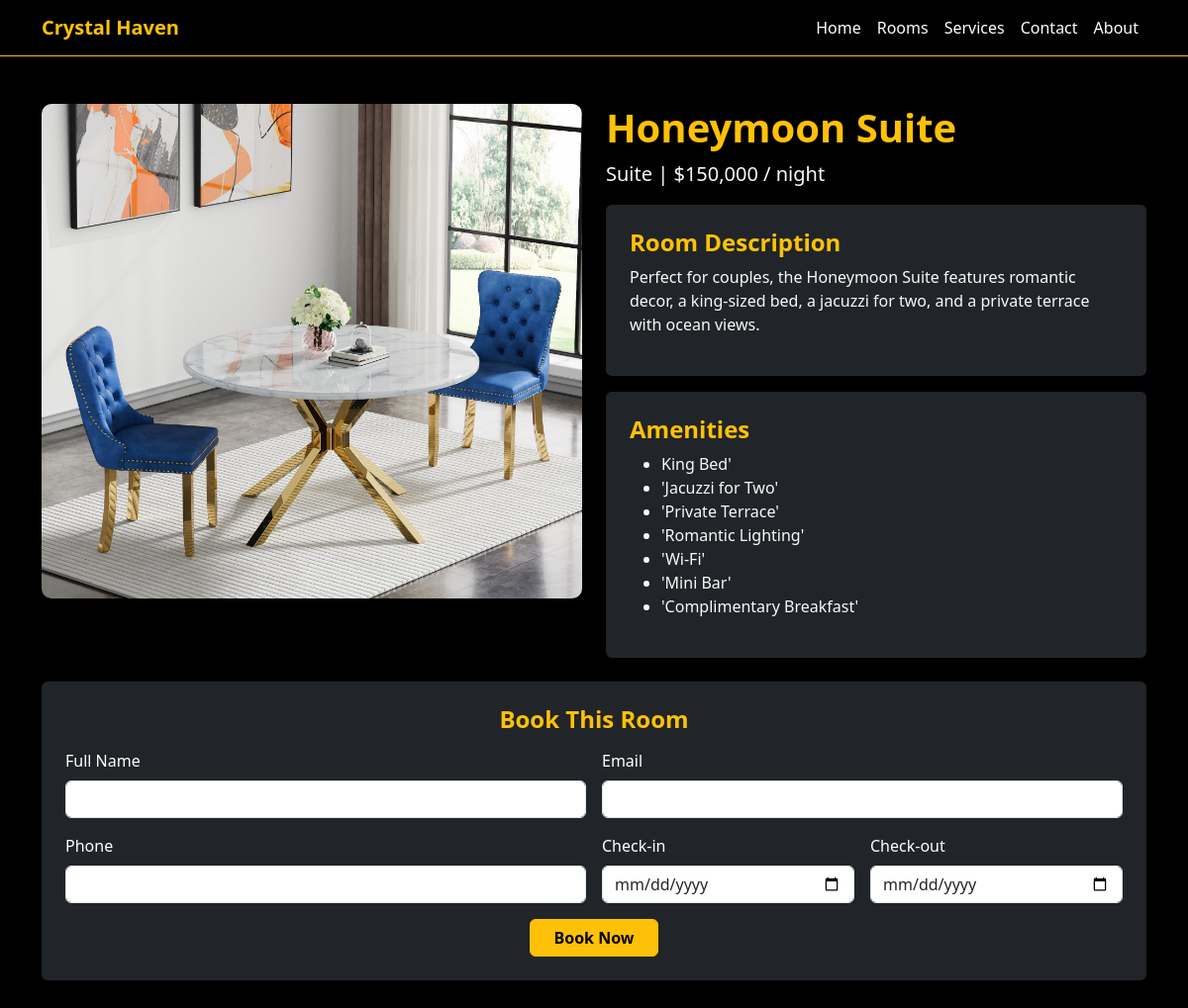
Screenshot of /room.php?id=4 with the database file from the repository.
### tables this page shows
CREATE TABLE IF NOT EXISTS `room_images` (
  `id` int NOT NULL AUTO_INCREMENT,
  `room_id` int NOT NULL,
  `image_path` varchar(255) NOT NULL,
  PRIMARY KEY (`id`),
  KEY `room_id` (`room_id`)
);

CREATE TABLE IF NOT EXISTS `rooms` (
  `id` int NOT NULL AUTO_INCREMENT,
  `room_name` varchar(500) NOT NULL,
  `room_type` varchar(100) NOT NULL,
  `description` varchar(5000) NOT NULL,
  `room_amenities` varchar(200) NOT NULL,
  `price_per_night` mediumtext NOT NULL,
  `featured_image` varchar(100) NOT NULL,
  `availabity_status` varchar(100) NOT NULL,
  `room_images` text,
  PRIMARY KEY (`id`)
);

### room.php (the view, shortened to what this page needs)
<?php
require "config/db-connect.php";
$id = isset($_GET['id']) ? $_GET['id'] : null;
if ($id) {
  $stmt = $pdo->prepare("SELECT * FROM rooms WHERE id = ?");
  $stmt->execute([$id]);
  $room = $stmt->fetch(PDO::FETCH_ASSOC);
  $stmtImages = $pdo->prepare("SELECT image_path FROM room_images WHERE room_id = ?");
  $stmtImages->execute([$id]);
  $roomImages = $stmtImages->fetchAll(PDO::FETCH_ASSOC);
}
?>
<!DOCTYPE html>
<html lang="en">
<head>
<link rel="stylesheet" href="assets/bootstrap/css/bootstrap.min.css">
</head>
<body class="bg-black text-white">
<nav class="navbar navbar-expand-lg navbar-dark bg-black border-bottom border-warning">
  <div class="container">
    <a class="navbar-brand text-warning fw-bold" href="index.php">Crystal Haven</a>
    <div class="collapse navbar-collapse" id="navbarNav">
      <ul class="navbar-nav ms-auto">
        <li class="nav-item"><a class="nav-link text-white" href="index.php">Home</a></li>
        <li class="nav-item"><a class="nav-link text-white" href="rooms.php">Rooms</a></li>
        <li class="nav-item"><a class="nav-link text-white" href="services.php">Services</a></li>
        <li class="nav-item"><a class="nav-link text-white" href="contact.php">Contact</a></li>
        <li class="nav-item"><a class="nav-link text-white" href="about.php">About</a></li>
      </ul>
    </div>
  </div>
</nav>
<div class="container py-5">
<?php if (!empty($room)) { ?>
  <div class="row mb-4">
    <div class="col-md-6 mb-4">
      <div class="slideshow-container">
        <?php
        $first = true;
        foreach ($roomImages as $index => $img) {
            $activeClass = $first ? "active" : "";
            echo '<img src="' . $img['image_path'] . '" class="slide-image ' . $activeClass . '" alt="' . $room['room_name'] . '">';
            $first = false;
        }
        ?>
      </div>
    </div>
    <div class="col-md-6">
      <h1 class="text-warning fw-bold"><?php echo $room['room_name']; ?></h1>
      <p class="lead text-light"><?php echo $room['room_type']; ?> | <?php echo $room['price_per_night']; ?> / night</p>
      <div class="bg-dark p-4 rounded shadow mb-3">
        <h4 class="text-warning fw-bold mb-2">Room Description</h4>
        <p class="text-light"><?php echo $room['description']; ?></p>
      </div>
      <div class="bg-dark p-4 rounded shadow">
        <h4 class="text-warning fw-bold mb-2">Amenities</h4>
        <ul class="text-light">
        <?php
        $amenities = explode(",", $room['room_amenities']);
        foreach ($amenities as $item) {
            echo "<li>" . trim($item) . "</li>";
        }
        ?>
        </ul>
      </div>
    </div>
  </div>
  <div class="bg-dark p-4 rounded shadow">
    <h4 class="text-warning fw-bold mb-3 text-center">Book This Room</h4>
    <form action="https://formspree.io/f/xovpzkqw" method="POST">
      <div class="row g-3">
        <div class="col-md-6">
          <label class="form-label">Full Name</label>
          <input type="text" name="fullname" class="form-control" required>
        </div>
        <div class="col-md-6">
          <label class="form-label">Email</label>
          <input type="email" name="email" class="form-control" required>
        </div>
        <div class="col-md-6">
          <label class="form-label">Phone</label>
          <input type="text" name="phone" class="form-control" required>
        </div>
        <div class="col-md-3">
          <label class="form-label">Check-in</label>
          <input type="date" name="checkin" class="form-control" required>
        </div>
        <div class="col-md-3">
          <label class="form-label">Check-out</label>
          <input type="date" name="checkout" class="form-control" required>
        </div>
        <div class="col-12 text-center mt-3">
          <button type="submit" class="btn btn-warning fw-bold px-4">Book Now</button>
        </div>
      </div>
    </form>
  </div>
<?php } else { ?>
  <div class="alert alert-danger text-center mt-5">Room not found.</div>
<?php } ?>
</div>
</body>
</html>

### room.php (style rules this page uses)
.slideshow-container { position: relative; width: 100%; height: 500px; border-radius: 10px; overflow: hidden; margin-bottom: 20px; }
.slide-image { width: 100%; height: 100%; object-fit: cover; position: absolute; top: 0; left: 0; opacity: 0; transition: opacity 1s; }
.slide-image.active { opacity: 1; }

### rows the page displays
room_images: image_path (picture)
rooms: room_name "Honeymoon Suite", room_type "Suite", price_per_night "$150,000", description "Perfect for couples, the Honeymoon Suite features romantic decor, a king-sized bed, a jacuzzi for two, and a private terrace with ocean views.", room_amenities "King Bed'", room_amenities "'Jacuzzi for Two'", room_amenities "'Private Terrace'", room_amenities "'Romantic Lighting'", room_amenities "'Wi-Fi'", room_amenities "'Mini Bar'", room_amenities "'Complimentary Breakfast'"
